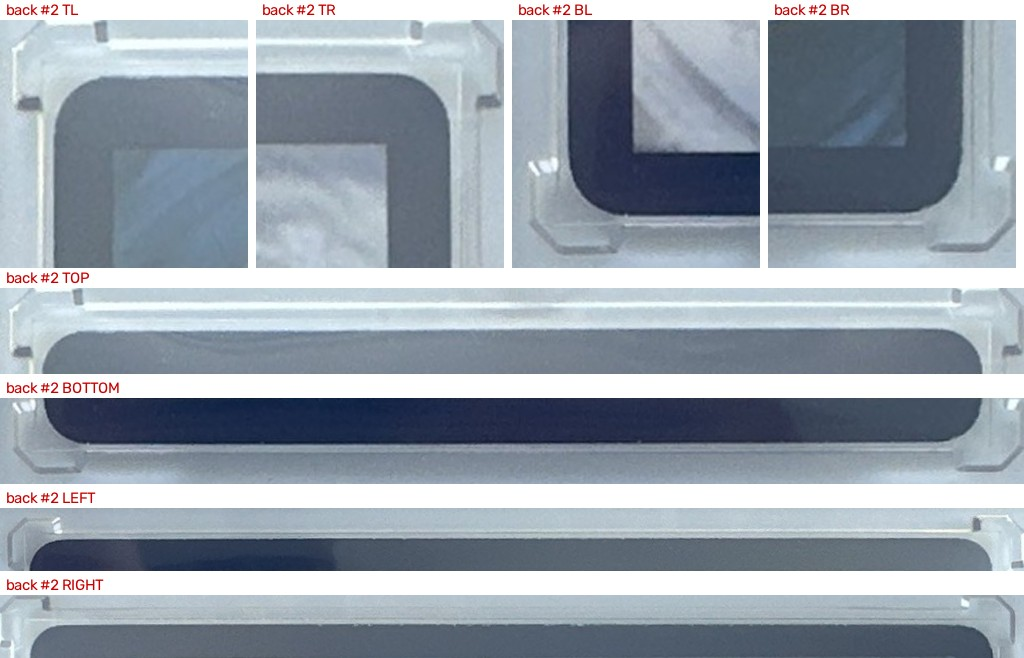
#> input picture references/luna/117386886277.jpg, 1024 x 658 px
$ python -i strategies.py   (imports and definitions only)
#> lines starting #> are read from the running program, lines starting #| are printed output that depends on the picture; after the words box and inside, x2 and y2 are one past the last pixel; in counts of white or black regions, pixels touching at a corner belong together
#> further down, picture is the input picture: shape (658, 1024, 3); mean B, G, R 173.1, 162.5, 152.5
### yellow_border/yellow_batch_engine/cardcv/loader.py
"""Image loading that respects EXIF orientation.

cv2.imread ignores the EXIF orientation tag, so an iPhone portrait photo comes
back as a landscape array. That silently breaks aspect-ratio sanity checks and
any assumption about which card edge is 'top'. Always load through here.
"""
import cv2
import numpy as np
from PIL import Image, ExifTags

_ORIENT_TAG = next(k for k, v in ExifTags.TAGS.items() if v == "Orientation")


# [15 lines left out: function load_bgr, not called in this run]


def downscale(img, max_dim=1600):
    """Return (small_img, scale) where scale maps small -> full coords."""
#> called with max_dim = 1600
    h, w = img.shape[:2]
    s = max(h, w) / float(max_dim)
    if s <= 1.0:
        return img.copy(), 1.0
    small = cv2.resize(img, (int(round(w / s)), int(round(h / s))),
                       interpolation=cv2.INTER_AREA)
    return small, s

### yellow_border/yellow_batch_engine/cardcv/geom.py
"""Pure geometry helpers. No detection logic here."""
import numpy as np

# Real Pokemon card stock is 63 x 88 mm. The commonly quoted 2.5 x 3.5 in
# (63.5 x 88.9 mm) is a rounding of it, and using it biased every homography
# slightly. Verified against a 600dpi flatbed scan measuring 63.4 x 88.0 mm.
CARD_W_MM = 63.0
CARD_H_MM = 88.0
CARD_W_IN = CARD_W_MM / 25.4   # 2.4803
CARD_H_IN = CARD_H_MM / 25.4   # 3.4646
CARD_ASPECT = CARD_W_IN / CARD_H_IN  # 0.71591


def order_corners(pts):
    """Order 4 points as TL, TR, BR, BL in image coordinates.

    Uses angle about the centroid, which is robust to rotation and perspective
    (unlike the common sum/difference trick, which breaks past ~30 degrees).
    Assumes the card is roughly upright; for a rotated card 'TL' just means the
    first corner going clockwise from upper-left-ish.
    """
    pts = np.asarray(pts, dtype=np.float64).reshape(4, 2)
    c = pts.mean(axis=0)
    ang = np.arctan2(pts[:, 1] - c[1], pts[:, 0] - c[0])
    # Clockwise in image coords (y down) = increasing angle.
    order = np.argsort(ang)
    pts = pts[order]
    # Rotate so the point closest to the top-left of the bounding box is first.
    start = np.argmin(pts[:, 0] + pts[:, 1])
    return np.roll(pts, -start, axis=0)


def quad_side_lengths(quad):
    q = np.asarray(quad, dtype=np.float64)
    return np.array([np.linalg.norm(q[(i + 1) % 4] - q[i]) for i in range(4)])


# [82 lines left out: functions quad_area, naive_aspect, zhang_aspect, aspect_ok, not called in this run]

### yellow_border/yellow_batch_engine/cardcv/strategies.py
"""Candidate strategies for LOCALIZING the outer card quad.

None of these is meant to be precise. Their job is to get a quad that is
correct to a few pixels so the sub-pixel refinement stage has a place to look.
Precision comes later, from gradient-profile edge fitting.

Every strategy exposes: detect(img_bgr) -> dict with 'quad' (4x2 float32 in
FULL-resolution image coords, ordered TL/TR/BR/BL) or None, plus 'mask' and
'notes' for debugging.
"""
import cv2
import numpy as np

from .geom import order_corners, quad_area, aspect_ok
from .loader import downscale


def _largest_quad_from_mask(mask, min_area_frac=0.02):
    """Largest external contour in `mask`, reduced to a 4-point quad."""
    cnts, _ = cv2.findContours(mask, cv2.RETR_EXTERNAL, cv2.CHAIN_APPROX_SIMPLE)
    if not cnts:
        return None, None
    h, w = mask.shape[:2]
    cnts = [c for c in cnts if cv2.contourArea(c) > min_area_frac * h * w]
    if not cnts:
        return None, None
    c = max(cnts, key=cv2.contourArea)

    # Try progressively looser polygon approximation for a clean 4-gon.
    peri = cv2.arcLength(c, True)
    for eps in (0.01, 0.02, 0.03, 0.05):
        ap = cv2.approxPolyDP(c, eps * peri, True)
        if len(ap) == 4:
            return order_corners(ap.reshape(-1, 2)), c
    # Fall back to the minimum-area rectangle.
    box = cv2.boxPoints(cv2.minAreaRect(c))
    return order_corners(box), c


def _clean(mask, k=7, iters=2):
    ker = cv2.getStructuringElement(cv2.MORPH_ELLIPSE, (k, k))
    mask = cv2.morphologyEx(mask, cv2.MORPH_CLOSE, ker, iterations=iters)
    mask = cv2.morphologyEx(mask, cv2.MORPH_OPEN, ker, iterations=iters)
    return mask


def _fill(mask):
    cnts, _ = cv2.findContours(mask, cv2.RETR_EXTERNAL, cv2.CHAIN_APPROX_SIMPLE)
    out = np.zeros_like(mask)
    if cnts:
        cv2.drawContours(out, [max(cnts, key=cv2.contourArea)], -1, 255, -1)
    return out


class SaturationStrategy:
    """Card art is colourful; counters, walls and sleeves are near-neutral.

    Thresholds the HSV saturation channel with Otsu. Cheap and background-
    agnostic as long as the surface is grey/white/beige.
    """
    name = "saturation"

    def detect(self, img):
        small, s = downscale(img)
#> s = 1
        hsv = cv2.cvtColor(cv2.GaussianBlur(small, (5, 5), 0), cv2.COLOR_BGR2HSV)
#> hsv: shape (658, 1024, 3); mean H, S, V 93, 41.9, 173.6
        sat = hsv[:, :, 1]
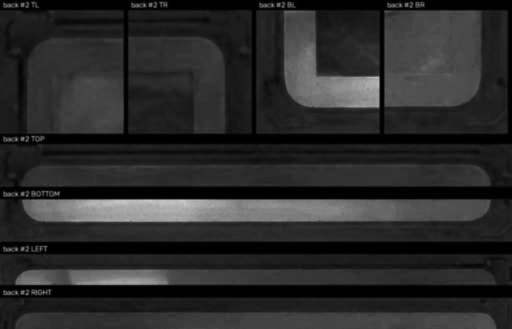
#> sat: shape (658, 1024) (shown at 1/2 size); min 0, max 206, mean 41.9
        _, mask = cv2.threshold(sat, 0, 255, cv2.THRESH_BINARY + cv2.THRESH_OTSU)
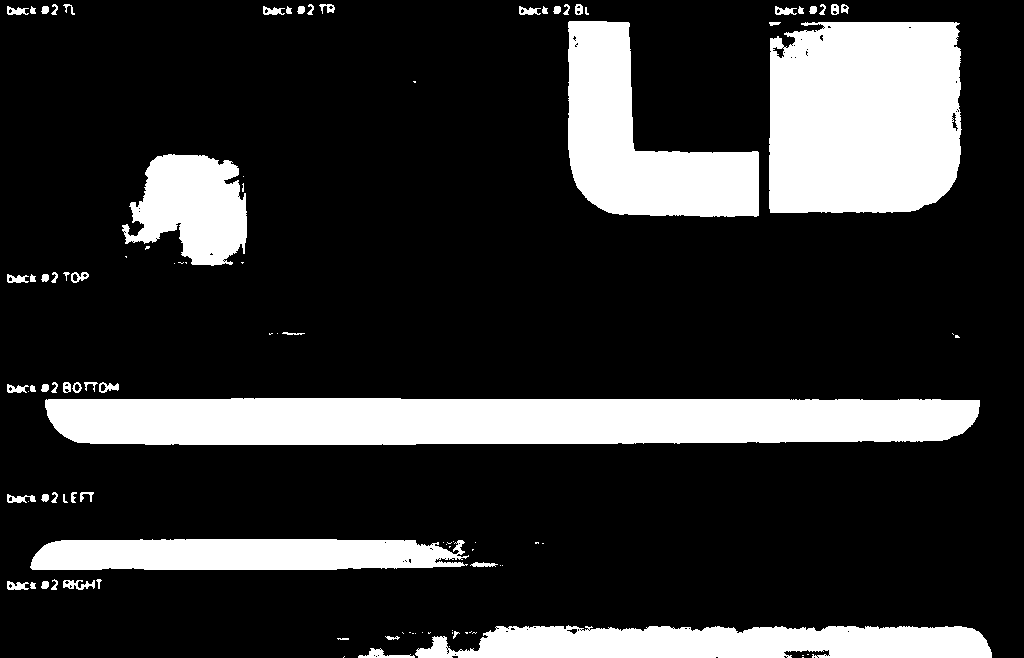
#> mask: shape (658, 1024); 20.3% white; 103 white regions (43 under 20 px), largest, box (x1, y1, x2, y2) and area: (45, 398, 980, 445) 40972, (769, 22, 962, 213) 34726, (568, 21, 759, 217) 19627
        mask = _fill(_clean(mask))
#> in _clean, `mask = cv2.morphologyEx(mask, cv2.MORPH_CLOSE, ker, iterations=iters)`:
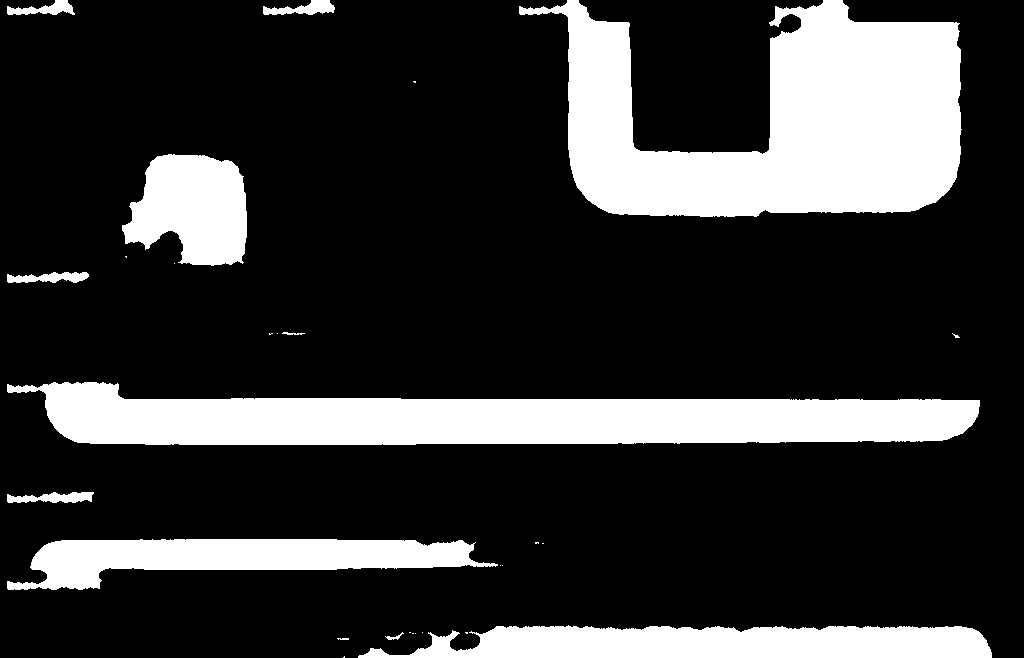
#> mask: shape (658, 1024); 21.3% white; 28 white regions (16 under 20 px), largest, box (x1, y1, x2, y2) and area: (519, 0, 962, 217) 57385, (7, 382, 980, 445) 42395, (358, 625, 992, 658) 16691
#> in _clean, `mask = cv2.morphologyEx(mask, cv2.MORPH_OPEN, ker, iterations=iters)`:
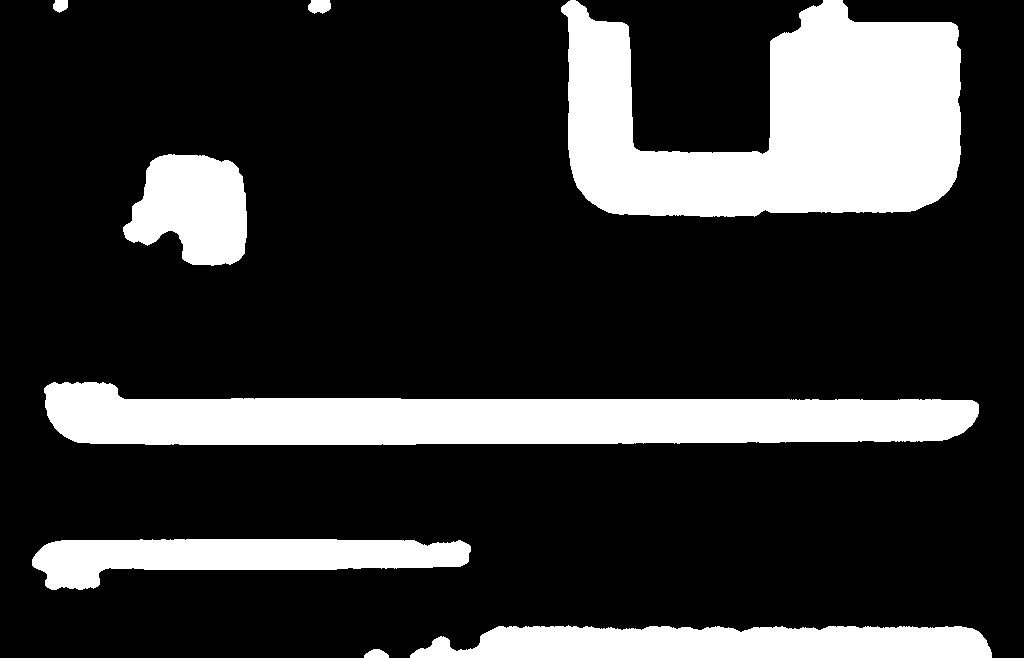
#> mask: shape (658, 1024); 20.7% white; 8 white regions
#> in _fill, `cnts, _ = cv2.findContours(mask, cv2.RETR_EXTERNAL, cv2.CHAIN_APPROX_S..`: cnts = 8 contours; box (x1, y1, x2, y2) and area: (561, 0, 961, 217) 56054, (44, 382, 979, 445) 41160, (410, 625, 992, 658) 15696, (32, 539, 471, 590) 13156, (123, 154, 247, 266) 9980, (308, 0, 331, 14) 234, (364, 649, 389, 658) 142, (53, 0, 68, 13) 132
#> in _fill, `cv2.drawContours(out, [max(cnts, key=cv2.contourArea)], -1, 255, -1)`:
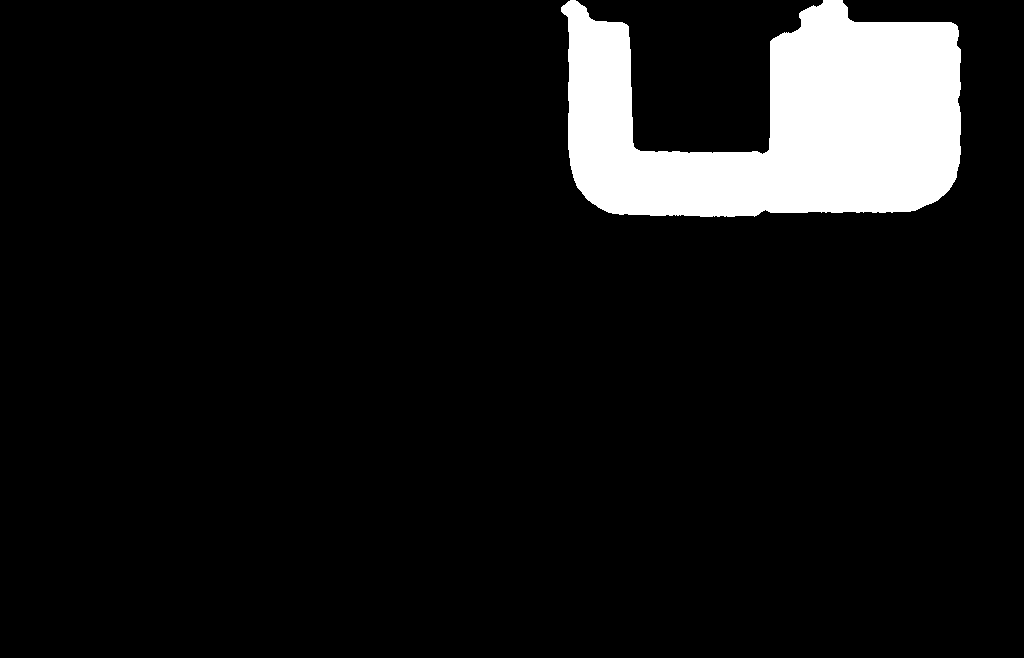
#> out: shape (658, 1024); 8.4% white; 1 white region
        quad, _ = _largest_quad_from_mask(mask)
#> in _largest_quad_from_mask, `cnts, _ = cv2.findContours(mask, cv2.RETR_EXTERNAL, cv2.CHAIN_APPROX_S..`: cnts = 1 contour; box (x1, y1, x2, y2) and area: (561, 0, 961, 217) 56054
#> in _largest_quad_from_mask, `c = max(cnts, key=cv2.contourArea)`: c = contour of 362 points, box (x1, y1, x2, y2) (561, 0, 961, 217), area 56054
#> in _largest_quad_from_mask, `peri = cv2.arcLength(c, True)`: peri = 1476.6
#> in _largest_quad_from_mask, `box = cv2.boxPoints(cv2.minAreaRect(c))`: box = [[960, 216], [561, 216], [561, 0], [960, 0]]
#> in order_corners, `c = pts.mean(axis=0)`: c = [760.5, 108]
#> in order_corners, `ang = np.arctan2(pts[:, 1] - c[1], pts[:, 0] - c[0])`: ang = [0.496, 2.65, -2.65, -0.496]
#> in order_corners, `order = np.argsort(ang)`: order = [2, 3, 0, 1]
#> in order_corners, `pts = pts[order]`: pts = [[561, 0], [960, 0], [960, 216], [561, 216]]
#> in order_corners, `start = np.argmin(pts[:, 0] + pts[:, 1])`: start = 0
#> quad = [[561, 0], [960, 0], [960, 216], [561, 216]]
        if quad is None:
            return {"quad": None, "mask": mask, "scale": s, "notes": "no contour"}
        return {"quad": (quad * s).astype(np.float64), "mask": mask, "scale": s,
                "notes": ""}


class YellowBorderStrategy:
    """Segment the yellow border ring directly.

    Attractive because the ring is bounded by BOTH edges we need. Fragile
    because the ring's apparent width is exactly the quantity being measured,
    so threshold bias maps straight into centering error. Localisation only.
    """
    name = "yellow"

    # [12 lines left out: function detect, not called in this run]


class LSDQuadStrategy:
    """Find long straight segments and assemble the best quad from them.

    Skips segmentation entirely, so background clutter, glare patches and
    sleeve edges hurt it far less than they hurt threshold-based methods.
    """
    name = "lsd"

    # [67 lines left out: function detect, not called in this run]


ALL = [SaturationStrategy(), YellowBorderStrategy(), LSDQuadStrategy()]

>>> import cv2
>>> picture = cv2.imread('../../../references/luna/117386886277.jpg')
>>> result = SaturationStrategy().detect(picture)
#> result = 4 items
